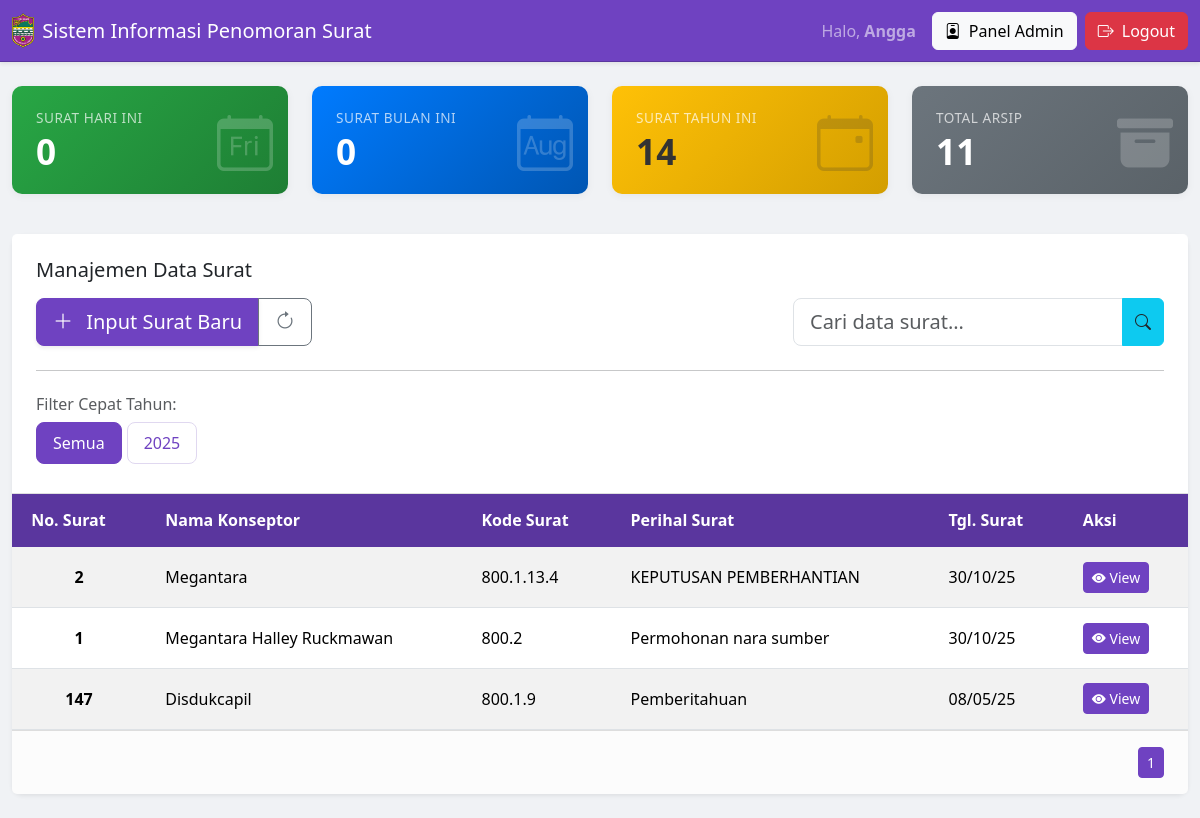
The page /index.php (signed in) on the database as committed earlier.
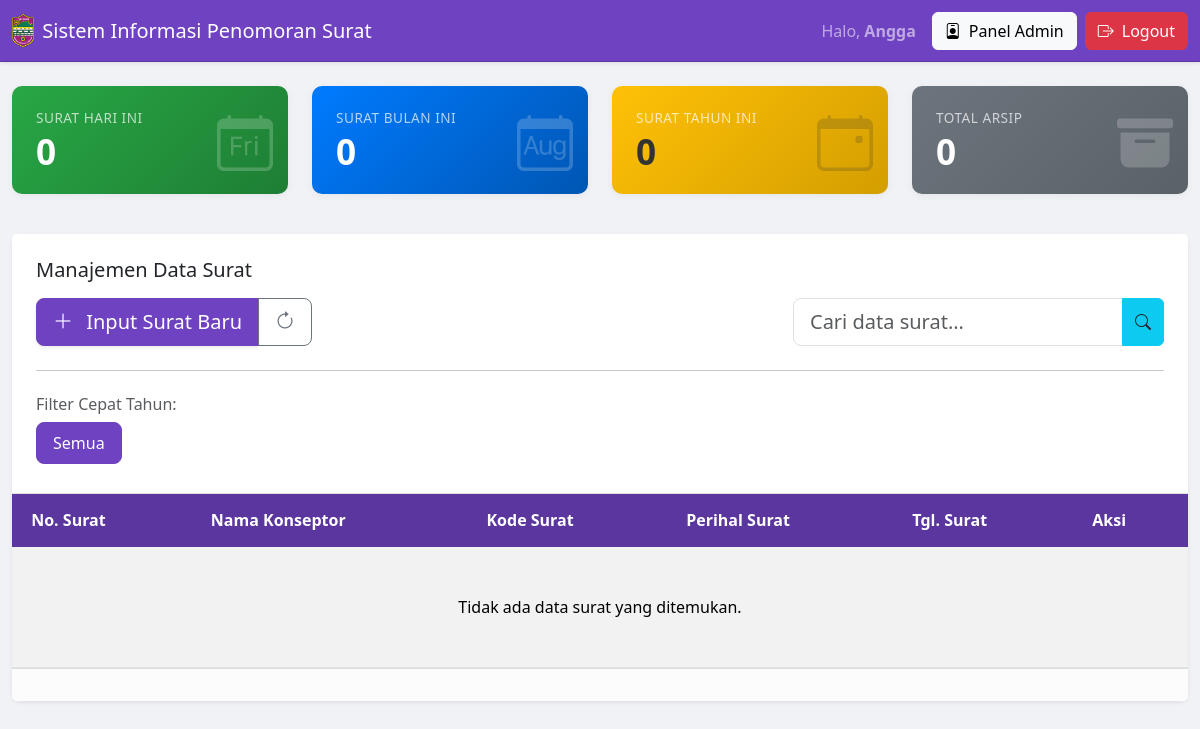
The same page on the database as committed later.
### tables this page shows
CREATE TABLE `tb_surat` (
  `id` int(11) NOT NULL,
  `nomor_surat` int(11) NOT NULL,
  `tahun` int(4) NOT NULL,
  `kode_surat` varchar(100) DEFAULT NULL,
  `perihal_surat` varchar(255) NOT NULL,
  `tanggal_surat` date NOT NULL,
  `isi_ringkasan` text DEFAULT NULL,
  `tujuan_surat` varchar(255) NOT NULL,
  `nama_konseptor` text NOT NULL,
  `unit_bidang` varchar(100) NOT NULL,
  `created_at` timestamp NOT NULL DEFAULT current_timestamp()
);

### index.php (the view, shortened to what the rows shown need)
<?php
include 'core/koneksi.php';
$limit = 10;
$page = (isset($_GET['page']) && is_numeric($_GET['page'])) ? (int)$_GET['page'] : 1;
$offset = ($page - 1) * $limit;
$search_term  = $_GET['search'] ?? '';
$filter_tahun = $_GET['filter_tahun'] ?? '';
$params = [];
$types = "";
$sql_where = "";
$sort_column = $_GET['sort'] ?? 'created_at';
$sort_order = $_GET['order'] ?? 'DESC';
$order_by = "$sort_column $sort_order";
$order_by = "ORDER BY $order_by";
$sql = "SELECT * FROM tb_surat" . $sql_where . " " . $order_by . " LIMIT ? OFFSET ?";
$stmt = $koneksi->prepare($sql);
if (!empty($params)) {
    $types .= 'ii';
    $params[] = $limit;
    $params[] = $offset;
    $stmt->bind_param($types, ...$params);
} else {
    $stmt->bind_param("ii", $limit, $offset);
}
$stmt->execute();
$result = $stmt->get_result();
?>
<!DOCTYPE html>
<html lang="id">
<head>
    <link href="https://cdn.jsdelivr.net/npm/bootstrap@5.3.3/dist/css/bootstrap.min.css" rel="stylesheet">
    <link rel="stylesheet" href="https://cdn.jsdelivr.net/npm/bootstrap-icons@1.11.3/font/bootstrap-icons.min.css">
    <link rel="stylesheet" href="assets/style.css">
</head>
<body>
    <div class="container-fluid mt-4">
        <div class="row">
            <div class="col-lg-12 mb-4">
                <div class="card shadow-sm h-100">
                    <div class="card-body" style="padding: 0;"> <div class="table-responsive">
                            <table class="table table-striped table-hover align-middle mb-0">
                                <thead class="table-custom-header">
                                    <tr>
                                        <?php
                                        function getSortUrl($column_name, $current_active_column, $current_order, $search, $tahun) {
                                            if ($column_name == $current_active_column) {
                                                $new_order = ($current_order == 'DESC') ? 'ASC' : 'DESC';
                                            } else {
                                                $new_order = 'DESC';
                                            }
                                            return "index.php?sort=$column_name&order=$new_order&search=" . urlencode($search) . "&filter_tahun=" . urlencode($tahun);
                                        }
                                        ?>
                                        <th><a href="<?php echo getSortUrl('nomor_surat', $sort_column, $sort_order, $search_term, $filter_tahun); ?>" class="text-white text-decoration-none">No. Surat <?php echo getSortIcon('nomor_surat', $sort_column, $sort_order); ?></a></th>
                                        <th><a href="<?php echo getSortUrl('nama_konseptor', $sort_column, $sort_order, $search_term, $filter_tahun); ?>" class="text-white text-decoration-none">Nama Konseptor <?php echo getSortIcon('nama_konseptor', $sort_column, $sort_order); ?></a></th>
                                        <th><a href="<?php echo getSortUrl('kode_surat', $sort_column, $sort_order, $search_term, $filter_tahun); ?>" class="text-white text-decoration-none">Kode Surat <?php echo getSortIcon('kode_surat', $sort_column, $sort_order); ?></a></th>
                                        <th><a href="<?php echo getSortUrl('perihal_surat', $sort_column, $sort_order, $search_term, $filter_tahun); ?>" class="text-white text-decoration-none">Perihal Surat <?php echo getSortIcon('perihal_surat', $sort_column, $sort_order); ?></a></th>
                                        <th><a href="<?php echo getSortUrl('tanggal_surat', $sort_column, $sort_order, $search_term, $filter_tahun); ?>" class="text-white text-decoration-none">Tgl. Surat <?php echo getSortIcon('tanggal_surat', $sort_column, $sort_order); ?></a></th>
                                        <th>Aksi</th>
                                    </tr>
                                </thead>
                               <tbody>
                                    <?php
                                    if ($result->num_rows > 0) {
                                        while($row = $result->fetch_assoc()) {
                                            $tgl_surat_formatted = date('d F Y', strtotime($row["tanggal_surat"]));
                                    ?>
                                            <tr>
                                                <td><strong><?php echo htmlspecialchars($row["nomor_surat"]); ?></strong></td>
                                                <td><?php echo htmlspecialchars($row["nama_konseptor"]); ?></td>
                                                <td><?php echo htmlspecialchars($row["kode_surat"]); ?></td>
                                                <td><?php echo htmlspecialchars($row["perihal_surat"]); ?></td>
                                                <td><?php echo date('d/m/y', strtotime($row["tanggal_surat"])); ?></td>
                                                <td>
                                                    <button type="button" class="btn btn-primary btn-sm btn-view"
                                                        data-bs-toggle="modal"
                                                        data-bs-target="#viewModal"
                                                        data-perihal="<?php echo htmlspecialchars($row['perihal_surat']); ?>"
                                                        data-ringkasan="<?php echo htmlspecialchars($row['isi_ringkasan']); ?>"
                                                        data-tujuan="<?php echo htmlspecialchars($row['tujuan_surat']); ?>"
                                                        data-konseptor="<?php echo htmlspecialchars($row['nama_konseptor']); ?>"
                                                        data-unit="<?php echo htmlspecialchars($row['unit_bidang']); ?>"
                                                        data-tanggal="<?php echo $tgl_surat_formatted; ?>"
                                                        data-tahun="<?php echo htmlspecialchars($row['tahun']); ?>"
                                                        data-kode="<?php echo htmlspecialchars($row['kode_surat']); ?>"
                                                        data-nomor="<?php echo htmlspecialchars($row['nomor_surat']); ?>">
                                                        <i class="bi bi-eye-fill"></i> View
                                                    </button>
                                                </td>
                                            </tr>
                                    <?php
                                        }
                                    } else {
                                        echo "<tr><td colspan='6' class='text-center p-5'>Tidak ada data surat yang ditemukan.</td></tr>";
                                    }
                                    ?>
                                </tbody>
                                </table>
                        </div>
                    </div>
                </div> </div> </div> </div>
    </body>
</html>

Rows that differ between the two databases and show on the page:
removed tb_surat: nomor_surat "2", nama_konseptor "Megantara", kode_surat "800.1.13.4", perihal_surat "KEPUTUSAN PEMBERHANTIAN", tanggal_surat "30/10/25"
removed tb_surat: nomor_surat "1", nama_konseptor "Megantara Halley Ruckmawan", kode_surat "800.2", perihal_surat "Permohonan nara sumber", tanggal_surat "30/10/25"
removed tb_surat: nomor_surat "147", nama_konseptor "Disdukcapil", kode_surat "800.1.9", perihal_surat "Pemberitahuan", tanggal_surat "08/05/25"
Other text that changed with them:
$total_tahun_ini: "14" → "0"
$total_arsip: "11" → "0"
text now shown: "Tidak ada data surat yang ditemukan."
list line gone: "2025"
list line gone: "1"
